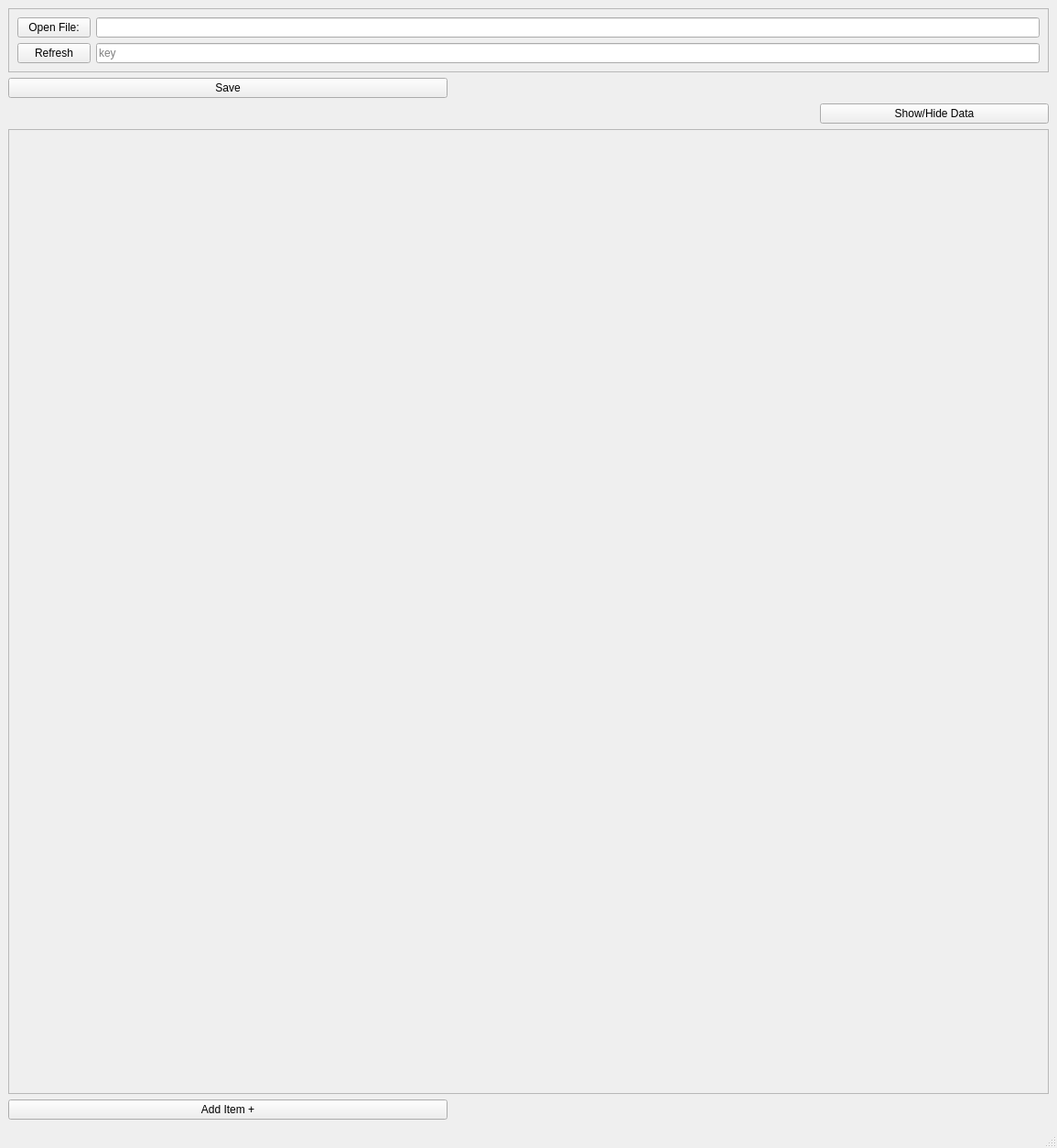
<?xml version="1.0" encoding="UTF-8"?>
<ui version="4.0">
 <class>MainWindow</class>
 <widget class="QMainWindow" name="MainWindow">
  <property name="geometry">
   <rect>
    <x>0</x>
    <y>0</y>
    <width>1155</width>
    <height>1254</height>
   </rect>
  </property>
  <property name="windowTitle">
   <string>MainWindow</string>
  </property>
  <widget class="QWidget" name="cw">
   <layout class="QGridLayout" name="gridLayout">
    <item row="1" column="0">
     <widget class="QFrame" name="frame">
      <property name="minimumSize">
       <size>
        <width>0</width>
        <height>0</height>
       </size>
      </property>
      <property name="maximumSize">
       <size>
        <width>16777215</width>
        <height>140</height>
       </size>
      </property>
      <property name="frameShape">
       <enum>QFrame::StyledPanel</enum>
      </property>
      <property name="frameShadow">
       <enum>QFrame::Raised</enum>
      </property>
      <layout class="QGridLayout" name="gridLayout_2">
       <item row="0" column="0">
        <widget class="QPushButton" name="bt_open">
         <property name="maximumSize">
          <size>
           <width>250</width>
           <height>16777215</height>
          </size>
         </property>
         <property name="text">
          <string>Open File:</string>
         </property>
        </widget>
       </item>
       <item row="1" column="2">
        <widget class="QLineEdit" name="le_key">
         <property name="echoMode">
          <enum>QLineEdit::Password</enum>
         </property>
         <property name="placeholderText">
          <string>key</string>
         </property>
        </widget>
       </item>
       <item row="1" column="0">
        <widget class="QPushButton" name="bt_refresh">
         <property name="maximumSize">
          <size>
           <width>250</width>
           <height>16777215</height>
          </size>
         </property>
         <property name="text">
          <string>Refresh</string>
         </property>
        </widget>
       </item>
       <item row="0" column="2">
        <widget class="QLineEdit" name="le_file"/>
       </item>
      </layout>
     </widget>
    </item>
    <item row="2" column="0">
     <widget class="QPushButton" name="bt_save">
      <property name="sizePolicy">
       <sizepolicy hsizetype="Minimum" vsizetype="Fixed">
        <horstretch>0</horstretch>
        <verstretch>0</verstretch>
       </sizepolicy>
      </property>
      <property name="maximumSize">
       <size>
        <width>480</width>
        <height>16777215</height>
       </size>
      </property>
      <property name="text">
       <string>Save</string>
      </property>
     </widget>
    </item>
    <item row="4" column="0">
     <widget class="QScrollArea" name="scrollArea">
      <property name="widgetResizable">
       <bool>true</bool>
      </property>
      <widget class="QWidget" name="sc">
       <property name="geometry">
        <rect>
         <x>0</x>
         <y>0</y>
         <width>1117</width>
         <height>857</height>
        </rect>
       </property>
       <layout class="QVBoxLayout" name="verticalLayout">
        <property name="spacing">
         <number>2</number>
        </property>
        <property name="leftMargin">
         <number>2</number>
        </property>
        <property name="topMargin">
         <number>2</number>
        </property>
        <property name="rightMargin">
         <number>2</number>
        </property>
        <property name="bottomMargin">
         <number>2</number>
        </property>
       </layout>
      </widget>
     </widget>
    </item>
    <item row="5" column="0">
     <widget class="QPushButton" name="bt_add">
      <property name="maximumSize">
       <size>
        <width>480</width>
        <height>16777215</height>
       </size>
      </property>
      <property name="text">
       <string>Add Item +</string>
      </property>
     </widget>
    </item>
    <item row="3" column="0">
     <widget class="QPushButton" name="bt_showhide">
      <property name="maximumSize">
       <size>
        <width>250</width>
        <height>16777215</height>
       </size>
      </property>
      <property name="layoutDirection">
       <enum>Qt::RightToLeft</enum>
      </property>
      <property name="text">
       <string>Show/Hide Data</string>
      </property>
     </widget>
    </item>
   </layout>
  </widget>
  <widget class="QStatusBar" name="statusbar"/>
 </widget>
 <resources/>
 <connections/>
</ui>
